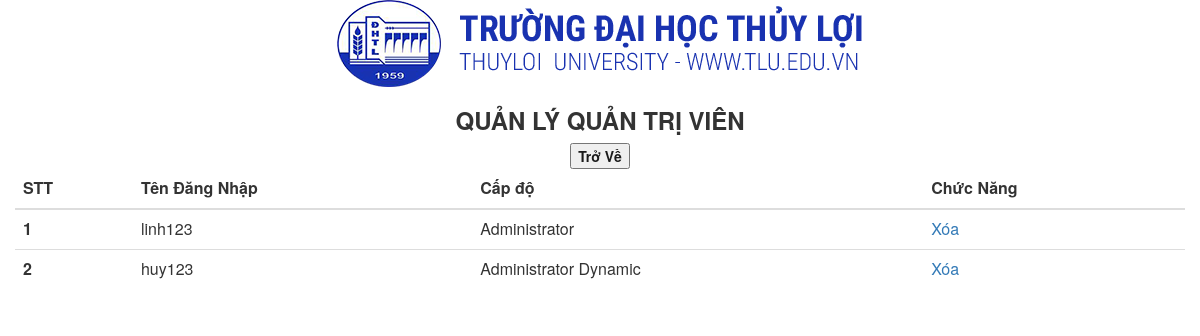
Page /admin/user/hienthiuser.php on the committed database.
### tables this page shows
CREATE TABLE `user` (
  `userid` int(10) NOT NULL,
  `username` varchar(50) NOT NULL,
  `password` varchar(50) NOT NULL,
  `level` int(2) NOT NULL
);

### admin/user/hienthiuser.php (the view, shortened to what this page needs)
<html lang="en"><head>
    <link href="../../bootstrap/css/bootstrap.min.css" rel="stylesheet">
</head>
<center><img src="../../giaodien/img/logo.png"></center>
<center><body bgcolor="#CAFFFF">
<?php
$connect=new db();
$conn=$connect->connect();
?>
<div class="container">
    <div class="row">
        <h3 style="font-weight: bold"> QUẢN LÝ QUẢN TRỊ VIÊN</h3>
        <a href="../index.php?mod=capnhat" style="color: #1a1a1a;font-weight: bold"><button>Trở Về</button></a>
        <table class="table">
            <thead>
            <tr>
                <th>STT</th>
                <th>Tên Đăng Nhập</th>
                <th>Cấp độ</th>
                <th>Chức Năng</td>
            </tr>
            </thead>
            <tbody>
            <?php
            $stt = 1 ;
            $sql = "SELECT * FROM user";
            $query = mysqli_query($conn,$sql);
            while ($data = mysqli_fetch_assoc($query)) {
                ?>
                <tr>
                    <th scope="row"><?php echo $stt++ ?></th>
                    <td><?php echo $data["username"]; ?></td>
                    <td>
                        <?php
                        if ($data["level"] == 1) {
                            echo "Administrator";
                        }else{
                            echo "Administrator Dynamic";
                        }
                        ?>
                    </td>
                    <td><a href="xoauser.php?id=<?php echo $data["username"]; ?>">Xóa</a></td>
                </tr>
                <?php
            }
            ?>
            </tbody>
        </table>
    </div>
</div>
</body></center></html>

### rows in the picture
user: username "linh123", level "Administrator"
user: username "huy123", level "Administrator Dynamic"
